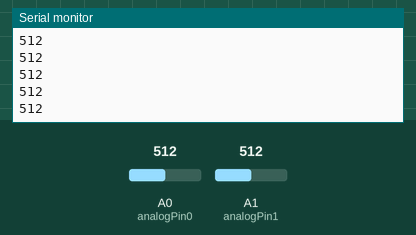
This sketch was run on a simulated Arduino Uno, built with avr-gcc and run on an emulated ATmega328P. Parts: the last lines printed to the serial monitor. The test bench sets the inputs (shaded band); at power-on: A0 (analogPin0) = 512, A1 (analogPin1) = 512.

Above: at 1.2 s.
1.3 s: A0 (analogPin0) set to 716
At 1.8 s:
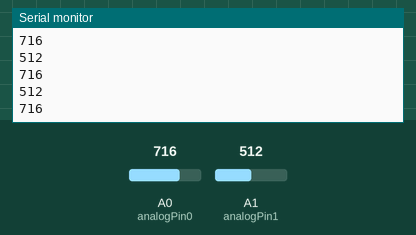
2.8 s: A1 (analogPin1) set to 716
At 3.8 s:
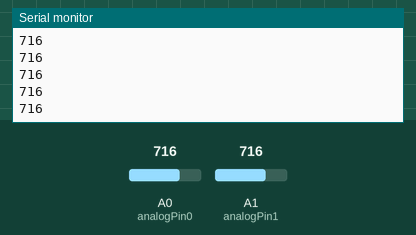
4.3 s: A0 (analogPin0) set to 900
At 5.0 s:
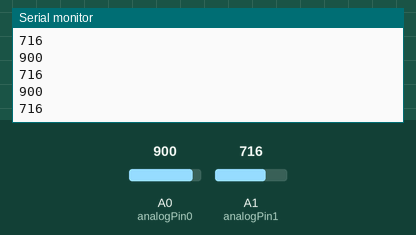
5.8 s: A1 (analogPin1) set to 511
At 6.6 s:
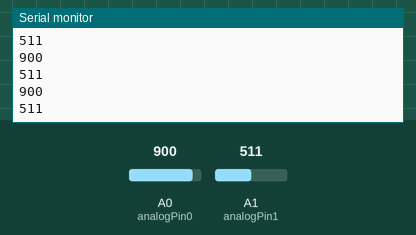
Timing chart, 0 to 8.3 s (numbered marks = the images above; inputs shaded):
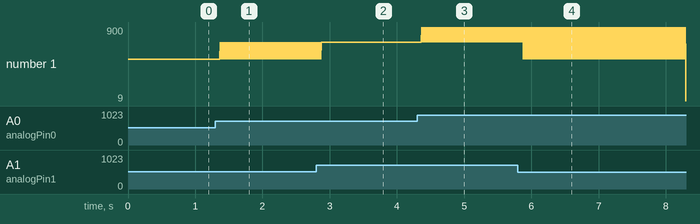

Measured:
- after the input at 1.3 s, the serial monitor: prints a new line after 0.07 s (image 1)
- after the input at 4.3 s, the serial monitor: prints a new line after 0.07 s (image 3)
- after the input at 5.8 s, the serial monitor: prints a new line after 0.08 s (image 4)
- plotted number 1: 512 → 716 after the input at 1.3 s

The sketch:

ReadAnalogButton.ino
```cpp
int analogPin0 = 0;     // potentiometer wiper (middle terminal) connected to analog pin 3
int analogPin1 = 1;
                       // outside leads to ground and +5V

int val0 = 0;           // variable to store the value read
int val1 = 0;           // variable to store the value read


void setup()
{

  Serial.begin(9600);          //  setup serial

}


void loop()
{

  val0 = analogRead(analogPin0);    // read the input pin
  val1 = analogRead(analogPin1);    // read the input pin

  Serial.println(val0);             // debug value
  Serial.println(val1);             // debug value
}
```
